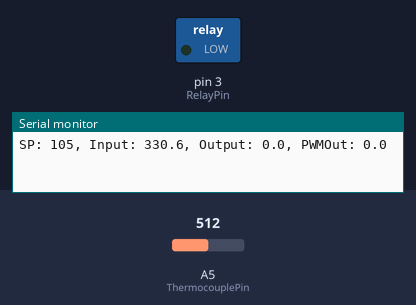
Simulated run of this sketch. Board: Arduino Uno, built with avr-gcc and run on an emulated ATmega328P. Parts: switched loads named in the sketch (green lamp = pin HIGH), the last lines printed to the serial monitor. Inputs (shaded band) come from the test bench; at power-on: A5 (ThermocouplePin) = 512.

Above: at 1.2 s.
1.3 s: A5 (ThermocouplePin) set to 306
At 2.7 s:
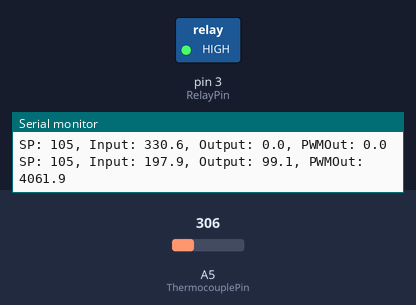
4.3 s: A5 (ThermocouplePin) set to 310
At 7.2 s:
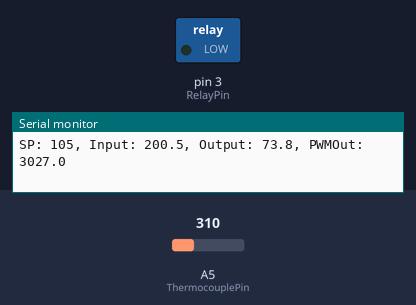
7.3 s: A5 (ThermocouplePin) set to 511
At 8.4 s:
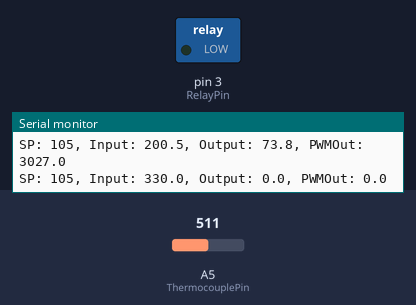
Timing chart, 0 to 10.3 s (numbered marks = the images above; inputs shaded):
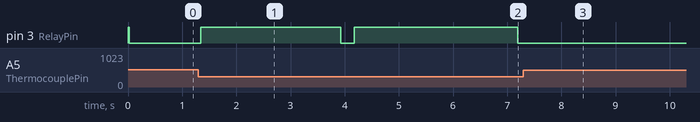

Measured:
- the behaviour switches between 309 and 310 on A5 (ThermocouplePin) (found by bisection; images 1 and 2)
- after the input at 1.3 s, pin 3 (RelayPin): LOW → HIGH at once, → LOW 2.6 s later, → HIGH 0.25 s later
- after the input at 4.3 s, pin 3 (RelayPin): HIGH → LOW after 2.9 s
- after the input at 7.3 s, pin 3 (RelayPin): stays LOW (without the input it goes to HIGH after 1.0 s)

The sketch:

controller-quickstart.ino
```cpp
/*
  Control an espresso machine boiler using a PID controller

  Code samples used from the following:
  PID Library: https://github.com/br3ttb/Arduino-PID-Library
  PID Lab: https://www.pdx.edu/nanogroup/sites/www.pdx.edu.nanogroup/files/2013_Arduino%20PID%20Lab_0.pdf
  Smoothing: https://www.arduino.cc/en/Tutorial/Smoothing

  Hardware:
  HeaterMeter v4.2 PCB: https://github.com/CapnBry/HeaterMeter/wiki/HeaterMeter-4.2-Hardware
  Solid State Relay: "25A SSR-25 DA"
*/

#include <PID_v1.h>

// *****************************************
// * Config options that you can customize *
// *****************************************

// HM Pins
// TC = ADC 5
// Blower/Relay = Digital Pin 3
#define ThermocouplePin 5
#define RelayPin 3


// Board voltage 3.3v or 5v Arduino
// Best to measure between GND and VCC for most accurate readings
const double brdVolts = 3.30;

// Vref for AD8495 board. 0 for ground
const double Vref = 0;

// After powering on, how many minutes until we force the boiler to power down
// Turning the machine off and on again will reset the timer
const int maxRunTime = 45;

// Anything below this % gets full power
const int FullPwrPct = 90;

// Define the setpoint and initial parameters
const double Setpoint = 105;

//Define the PID tuning Parameters
const double Kp = 6.00;
const double Ki = 0.02;
const double Kd = 0.00;

// PWM Window in milliseconds
// SSR can cycle 120 times per second = 8.333ms per cycle
// 4167 = half of 8333
const int WindowSize = 4167;

// ***********************************************************
// * There should be no need to tweak many things below here *
// ***********************************************************

// Used for max time shutdown
int timeNowMins;
// Used with FullPwrPct for initial startup
int SetpointPct;
//
double Input, Output;

double PWMOutput;

//Needed to display current values on serial output
// double currKp;
// double currKi;
// double currKd;

// 0 = off, 1 = on
int operMode = 1;

// Using P_ON_M mode ( http://brettbeauregard.com/blog/2017/06/introducing-proportional-on-measurement/ )
PID myPID(&Input, &Output, &Setpoint, Kp, Ki, Kd, P_ON_M, DIRECT);
unsigned long windowStartTime;

//Define the info needed for the temperature averaging
const int numReadings = 32;
int readings[numReadings];      // the readings from the analog input
int readIndex = 0;              // the index of the current reading
int total = 0;                  // the running total
int average = 0;                // the average

// Thermocouple variables
float Vtc;
//double RawInput;

// Corrected temperature readings for a K-type thermocouple
// Coefficient values for 0C - 500C / 0mV - 20.644mV
const double c0 = 0.000000E+00;
const double c1 = 2.508355E+01;
const double c2 = 7.860106E-02;
const double c3 = -2.503131E-01;
const double c4 = 8.315270E-02;
const double c5 = -1.228034E-02;
const double c6 = 9.804036E-04;
const double c7 = -4.413030E-05;
const double c8 = 1.057734E-06;
const double c9 = -1.052755E-08;

// Communication setup
const long serialPing = 1000; //This determines how often we ping our loop
// Serial pingback interval in milliseconds
unsigned long now = 0; //This variable is used to keep track of time
// placehodler for current timestamp
unsigned long lastMessage = 0; //This keeps track of when our loop last spoke to serial

void setup()
{
  // Setup Serial
  Serial.begin(38400); //Start a serial session
  lastMessage = millis(); // timestamp

  // Set the Relay to output mode and ensure the relay if off
  pinMode(RelayPin, OUTPUT);
  digitalWrite(RelayPin, LOW);

  // PID settings
  windowStartTime = millis();
  myPID.SetOutputLimits(0, 100);

  //turn the PID on
  myPID.SetMode(AUTOMATIC);

  // initialize all the readings to 0:
  for (int thisReading = 0; thisReading < numReadings; thisReading++)
  {
    readings[thisReading] = 0;
  }
}

void loop()
{
  //Keep track of time
  now = millis();

  // subtract the last reading:
  total = total - readings[readIndex];
  // Read the temps from the thermocouple
  readings[readIndex] = analogRead(ThermocouplePin);
  // add the reading to the total:
  total = total + readings[readIndex];
  // advance to the next position in the array:
  readIndex = readIndex + 1;

  // if we're at the end of the array...
  if (readIndex >= numReadings)
  {
    // ...wrap around to the beginning:
    readIndex = 0;
  }

  // calculate the average:
  average = total / numReadings;

  float Vout = average * (brdVolts / 1023.0);

  // AD8495 Thermocouple is approx 5 mV/°C
  // Make a linear temp calc so we can compare is against the calculated temp
  // RawInput = (Vout) / 0.005;

  // To accommodate the nonlinear behavior of the thermocouple, each amplifier has a different gain
  // so that the 5 mV/°C is accurately maintained for a given temperature measurement range.
  // The AD8495 and AD8497 (K type) have an instrumentation amplifier with a gain of 122.4.
  Vtc = ((Vout * 1000) - Vref - 1.25) / 122.4;

  // Use the corrected temperature readings for a K-type thermocouple in the 0-500°C range
  Input = c0 +
          c1 * Vtc +
          c2 * pow(Vtc, 2) +
          c3 * pow(Vtc, 3) +
          c4 * pow(Vtc, 4) +
          c5 * pow(Vtc, 5) +
          c6 * pow(Vtc, 6) +
          c7 * pow(Vtc, 7) +
          c8 * pow(Vtc, 8) +
          c9 * pow(Vtc, 9);

  // Calculate the number of running minutes
  timeNowMins = now / 60000.0;

  // If more than maxRunTime minutes has elapsed, turn the boiler off
  // and dont perform any other PID functions
  if ( timeNowMins >= maxRunTime )
  {
    digitalWrite(RelayPin, LOW);
    myPID.SetTunings(0, 0, 0);
    myPID.SetMode(MANUAL);
    operMode = 0;
  } else {
    SetpointPct = Input / Setpoint * 100;
    // Don't control the SSR via PID until we're above FullPwrPct (80-90%)
    if ( (SetpointPct < FullPwrPct ) && Output < 1 )
    {
      myPID.SetMode(MANUAL);
      digitalWrite(RelayPin, HIGH);
    } else {
      // Compute the PID values
      myPID.SetMode(AUTOMATIC);
      myPID.Compute();

      PWMOutput = Output * (WindowSize / 100);

      // Starts a new PWM cycle every WindowSize milliseconds
      if (now - windowStartTime > WindowSize)
      { //time to shift the Relay Window
        windowStartTime += WindowSize;
      }

      // Calculate the number of milliseconds that have passed in the current PWM cycle.
      // If that is less than the Output value the relay is turned ON
      // If that is greater than (or equal to) the Output value the relay is turned OFF.
      if (PWMOutput > (now - windowStartTime))
      {
        digitalWrite(RelayPin, HIGH);
      } else {
        digitalWrite(RelayPin, LOW);
      }
    }
  }

  // Output some data to serial to see what's happening
  if (now - lastMessage > serialPing)
  {
    if ( operMode == 1 )
    {
//      currKp = myPID.GetKp();
//      currKi = myPID.GetKi();
//      currKd = myPID.GetKd();
      Serial.print("SP: ");
      Serial.print(Setpoint, 0);
      Serial.print(",");
      Serial.print(" Input: ");
      Serial.print(Input, 1);
      Serial.print(",");
      Serial.print(" Output: ");
      Serial.print(Output, 1);
      Serial.print(",");
      Serial.print(" PWMOut: ");
      Serial.print(PWMOutput, 1);
      Serial.print("\n");
    } else {
      Serial.print("Input: ");
      Serial.print(Input, 1);
      Serial.print(",");
      Serial.print(" Mode: off");
      Serial.print("\n");
    }
    lastMessage = now; //update the time stamp.
  }
}
```
